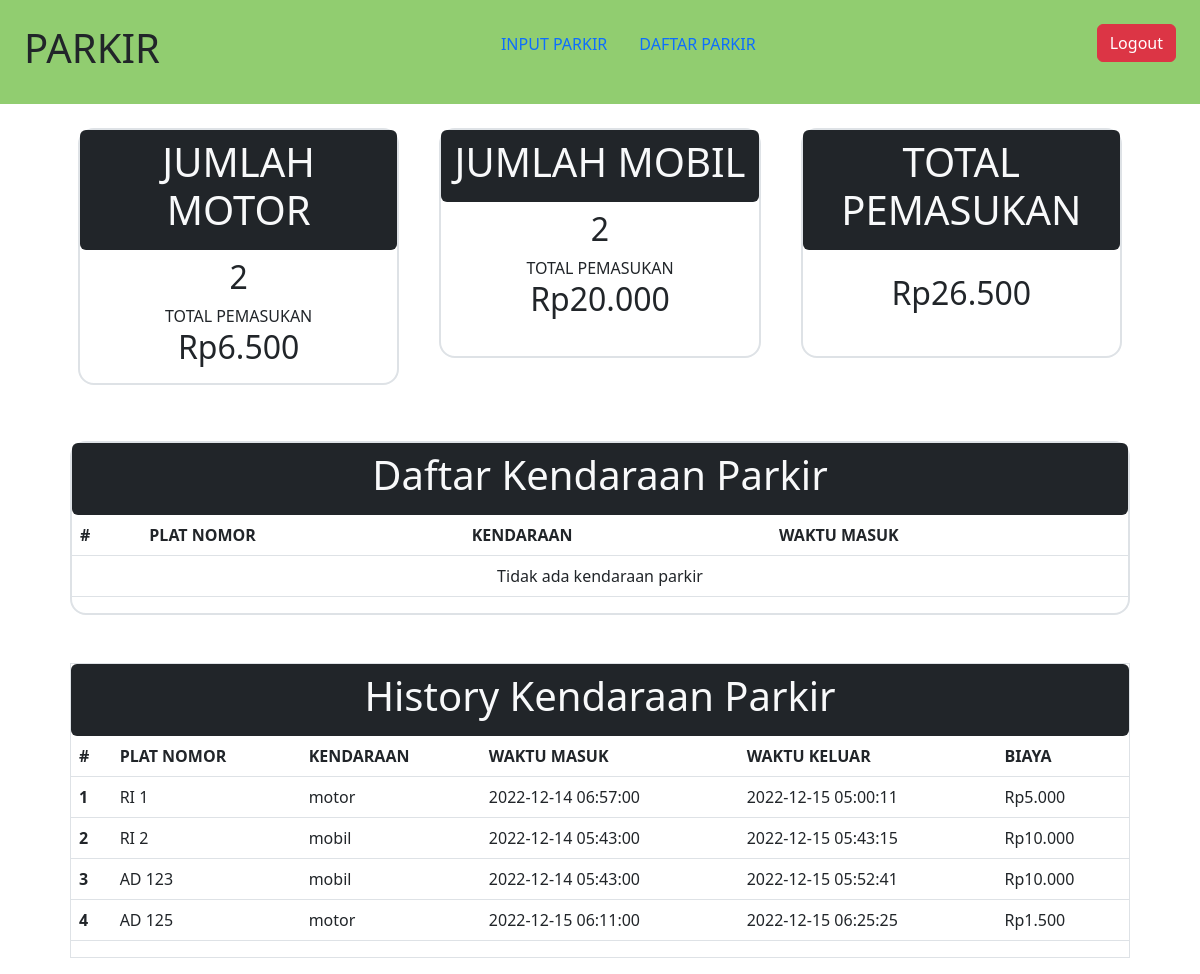
Page /detail-petugas.php on the committed database.
### tables this page shows
CREATE TABLE `parkir` (
  `id_parkir` int NOT NULL,
  `plat` varchar(50) NOT NULL,
  `jenis` varchar(50) NOT NULL,
  `waktu_masuk` datetime NOT NULL,
  `waktu_keluar` datetime DEFAULT NULL,
  `biaya` int DEFAULT NULL,
  `id_user` int NOT NULL
);

### detail-petugas.php (the view, shortened to what this page needs)
<?php
    include "koneksi.php";
?>
<!doctype html>
<html lang="en">
<head>
    <link href="https://cdn.jsdelivr.net/npm/bootstrap@5.2.3/dist/css/bootstrap.min.css" rel="stylesheet"
>
</head>
<body>
    <?php
        include "navbar.php";
    ?>
    <div class="container-md">
        <div class="row justify-content-center m-3 mb-5">
            <div class="col m-2">
                <div class="border border-2 rounded-4" style="min-height: 230px;">
                    <div class="text-center bg-dark rounded-top p-2 text-light rounded-2">
                        <h1>JUMLAH MOTOR</h1>
                    </div>
                    <div class="text-center p-2">
                        <?php
                            $id_user = $_SESSION['id_user'];
                            $sql = "SELECT COUNT(*) AS jumlah FROM parkir WHERE jenis = 'motor' AND id_user = '$id_user'";
                            $query = mysqli_query($koneksi, $sql);
                            $data = mysqli_fetch_array($query);
                            $jumlah = $data['jumlah'];
                            $sql = "SELECT SUM(biaya) AS total FROM parkir WHERE jenis = 'motor' AND id_user = '$id_user'";
                            $query = mysqli_query($koneksi, $sql);
                            $data = mysqli_fetch_array($query);
                            $total = number_format($data['total'], 0, ',', '.');
                        ?>
                        <h2><?= $jumlah; ?></h2>
                        <span>TOTAL PEMASUKAN</span>
                        <h2><?= 'Rp' . $total; ?></h2>
                    </div>
                </div>
            </div>
            <div class="col m-2">
                <div class="border border-2 rounded-4" style="min-height: 230px;">
                    <div class="text-center bg-dark rounded-top p-2 text-light rounded-2">
                        <h1>JUMLAH MOBIL</h1>
                    </div>
                    <div class="text-center p-2">
                        <?php
                            $id_user = $_SESSION['id_user'];
                            $sql = "SELECT COUNT(*) AS jumlah FROM parkir WHERE jenis = 'mobil' AND id_user = '$id_user'";
                            $query = mysqli_query($koneksi, $sql);
                            $data = mysqli_fetch_array($query);
                            $jumlah = $data['jumlah'];
                            $sql = "SELECT SUM(biaya) AS total FROM parkir WHERE jenis = 'mobil' AND id_user = '$id_user'";
                            $query = mysqli_query($koneksi, $sql);
                            $data = mysqli_fetch_array($query);
                            $total = number_format($data['total'], 0, ',', '.');
                        ?>
                        <h2><?= $jumlah; ?></h2>
                        <span>TOTAL PEMASUKAN</span>
                        <h2><?= 'Rp' . $total; ?></h2>
                    </div>
                </div>
            </div>
            <div class="col m-2">
                <div class="border border-2 rounded-4" style="min-height: 230px;">
                    <div class="text-center bg-dark rounded-top p-2 text-light rounded-2">
                        <h1>TOTAL PEMASUKAN</h1>
                    </div>
                    <div class="mt-4 text-center">
                        <?php
                            $id_user = $_SESSION['id_user'];
                            $sql = "SELECT SUM(biaya) AS total FROM parkir WHERE id_user = '$id_user'";
                            $query = mysqli_query($koneksi, $sql);
                            $data = mysqli_fetch_array($query);
                            $total = number_format($data['total'], 0, ',', '.');
                        ?>
                        <h2 class="align-items-center"><?= 'Rp' . $total; ?></h2>
                    </div>
                </div>
            </div>
        </div>
        <div class="row m-3 mb-5">
            <div class="col-12">
                <div class="border border-2 rounded-4">
                    <div class="text-center bg-dark rounded-top p-2 text-light rounded-2">
                        <h1>Daftar Kendaraan Parkir</h1>
                    </div>
                    <table class="table">
                        <thead>
                            <tr>
                                <th scope="col">#</th>
                                <th scope="col">PLAT NOMOR</th>
                                <th scope="col">KENDARAAN</th>
                                <th scope="col">WAKTU MASUK</th>
                            </tr>
                        </thead>
                        <tbody>
                            <?php
                                $id_user = $_SESSION['id_user'];
                                $sql = "SELECT * FROM parkir WHERE id_user = '$id_user' AND waktu_keluar IS NULL";
                                $query = mysqli_query($koneksi, $sql);
                                if(mysqli_num_rows($query) == 0){
                                    echo '<tr><td colspan="4" class="text-center">Tidak ada kendaraan parkir</td></tr>';
                                }
                            ?>
                        </tbody>
                    </table>
                </div>
            </div>
        </div>
        <div class="row m-3">
            <div class="col-12">
                <div class="border border-2rounded-4">
                    <div class="text-center bg-dark rounded-top p-2 text-light rounded-2">
                        <h1>History Kendaraan Parkir</h1>
                    </div>
                    <table class="table">
                        <thead>
                            <tr>
                                <th scope="col">#</th>
                                <th scope="col">PLAT NOMOR</th>
                                <th scope="col">KENDARAAN</th>
                                <th scope="col">WAKTU MASUK</th>
                                <th scope="col">WAKTU KELUAR</th>
                                <th scope="col">BIAYA</th>
                            </tr>
                        </thead>
                        <tbody>
                            <?php
                                $id_user = $_SESSION['id_user'];
                                $sql = "SELECT * FROM parkir WHERE id_user = '$id_user' AND waktu_keluar IS NOT NULL";
                                $query = mysqli_query($koneksi, $sql);
                                $no = 1;
                                while($data = mysqli_fetch_array($query)){
                                    $plat_nomor = $data['plat'];
                                    $jenis = $data['jenis'];
                                    $waktu_masuk = $data['waktu_masuk'];
                                    $waktu_keluar = $data['waktu_keluar'];
                                    $biaya = number_format($data['biaya'], 0, ',', '.')
                            ?>
                            <tr>
                                <th scope="row"><?= $no++; ?></th>
                                <td><?= $plat_nomor; ?></td>
                                <td><?= $jenis; ?></td>
                                <td><?= $waktu_masuk; ?></td>
                                <td><?= $waktu_keluar; ?></td>
                                <td><?= 'Rp' . $biaya; ?></td>
                            </tr>
                            <?php } ?>
                        </tbody>
                    </table>
                </div>
            </div>
        </div>
    </div>
</body>
</html>

### navbar.php
<div class="d-flex justify-content-between p-4" style="background-color: rgba(115, 192, 73, 0.786);">
    <div>
        <h1>PARKIR</h1>
    </div>
    <div>
        <ul class="nav">
            <li class="nav-item">
                <a class="nav-link active" aria-current="page" href="home-petugas.php">INPUT PARKIR</a>
            </li>
            <li class="nav-item">
                <a class="nav-link" href="detail-petugas.php">DAFTAR PARKIR</a>
            </li>
        </ul>
    </div>
    <div>
        <a href="logout.php"><button type="submit" class="btn btn-danger">Logout</button></a>
    </div>
</div>

### rows in the picture
parkir: plat "RI 1", jenis "motor", waktu_masuk "2022-12-14 06:57:00", waktu_keluar "2022-12-15 05:00:11", biaya "5.000"
parkir: plat "RI 2", jenis "mobil", waktu_masuk "2022-12-14 05:43:00", waktu_keluar "2022-12-15 05:43:15", biaya "10.000"
parkir: plat "AD 123", jenis "mobil", waktu_masuk "2022-12-14 05:43:00", waktu_keluar "2022-12-15 05:52:41", biaya "10.000"
parkir: plat "AD 125", jenis "motor", waktu_masuk "2022-12-15 06:11:00", waktu_keluar "2022-12-15 06:25:25", biaya "1.500"

### other values in the picture
$jumlah "2"
$total "6.500"
$total "20.000"
$total "26.500"
